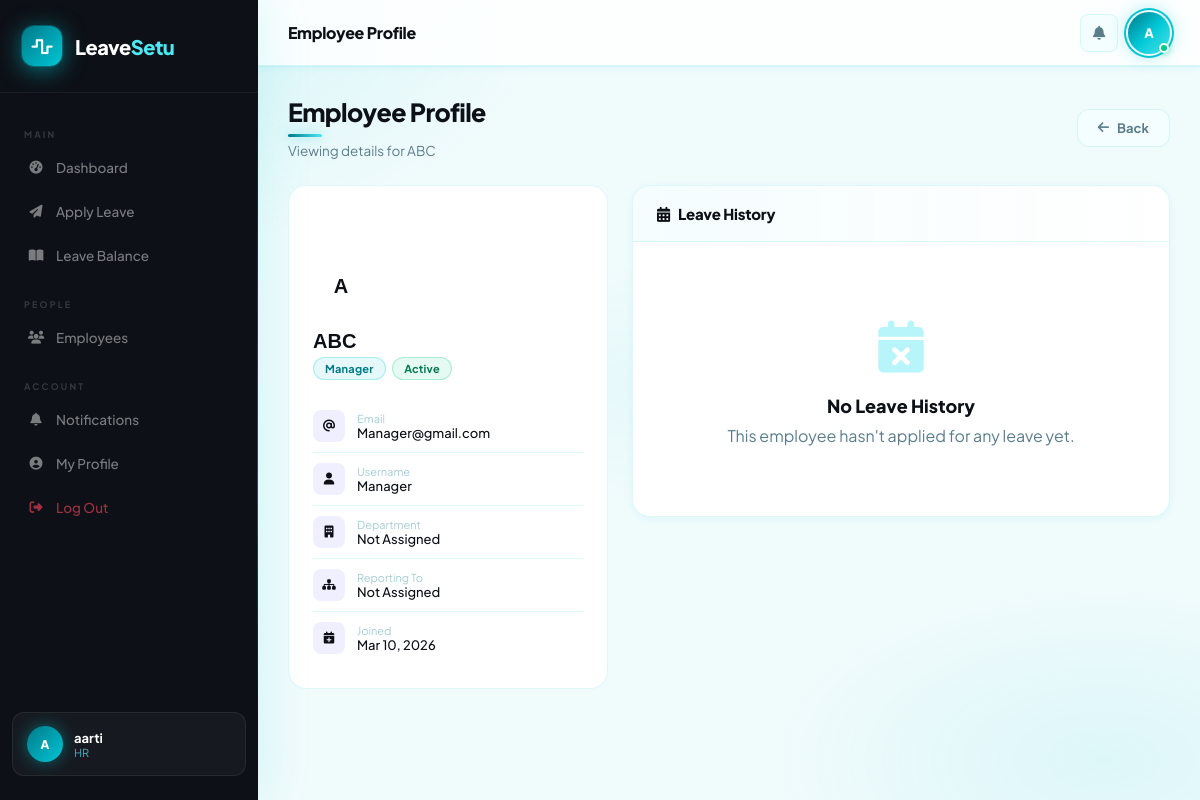
Page /leave/employee/9/ (signed in) on the committed database.
### users/models.py (models this page shows, shortened)
class User(AbstractUser):
    email = models.EmailField(unique=True)
    role = models.ForeignKey(
        Role,
        on_delete=models.SET_NULL,
        null=True,
        blank=True
    )
    department = models.ForeignKey(
        Department,
        on_delete=models.SET_NULL,
        null=True,
        blank=True
    )
    reporting_manager = models.ForeignKey(
        "self",
        on_delete=models.SET_NULL,
        null=True,
        blank=True,
        related_name="team_members"
    )
    phone = models.CharField(max_length=15, blank=True, null=True)
    date_of_joining = models.DateField(null=True, blank=True)
    is_senior = models.BooleanField(default=False)
    USERNAME_FIELD = "email"
    REQUIRED_FIELDS = ["username"]

class Role(models.Model):
    name = models.CharField(max_length=50, unique=True)

### leaves/views.py (the view)
# urls.py: path('employee/<int:pk>/', views.employee_detail, name='employee_detail'),
@login_required
def employee_detail(request, pk):
    employee = get_object_or_404(User, pk=pk)
    return render(request, 'employee_detail.html', {'employee': employee})

### leaves/templates/employee_detail.html (shortened to what this page needs)
{% extends "base.html" %}
{% block page_title %}Employee Profile{% endblock %}
{% block content %}
<div class="page-header animate-in">
  <div class="page-header-top">
    <div>
      <h1 class="page-title">Employee Profile</h1>
      <p class="page-subtitle">Viewing details for {{ employee.get_full_name|default:employee.username }}</p>
    </div>
    <a href="javascript:history.back()" class="btn btn-ghost">
      <i class="fa-solid fa-arrow-left"></i> Back
    </a>
  </div>
</div>
<div class="profile-grid">
  <div class="profile-card animate-in delay-1">
    <div class="profile-banner">
      <div class="profile-avatar-wrap">
        <div class="profile-avatar">
          {{ employee.first_name|first|upper }}{{ employee.last_name|first|upper }}
        </div>
      </div>
    </div>
    <div class="profile-info">
      <div class="profile-name">{{ employee.get_full_name|default:employee.username }}</div>
      <div class="profile-role">
        <span class="badge badge-info">{{ employee.role.name|default:"Employee" }}</span>
        {% if employee.is_active %}
          <span class="badge badge-approved">Active</span>
        {% else %}
          <span class="badge badge-rejected">Inactive</span>
        {% endif %}
      </div>
      <div class="detail-row">
        <div class="detail-icon"><i class="fa-solid fa-at"></i></div>
        <div>
          <div class="detail-label">Email</div>
          <div class="detail-val">{{ employee.email|default:"—" }}</div>
        </div>
      </div>
      <div class="detail-row">
        <div class="detail-icon"><i class="fa-solid fa-user"></i></div>
        <div>
          <div class="detail-label">Username</div>
          <div class="detail-val">{{ employee.username }}</div>
        </div>
      </div>
      <div class="detail-row">
        <div class="detail-icon"><i class="fa-solid fa-building"></i></div>
        <div>
          <div class="detail-label">Department</div>
          <div class="detail-val">{{ employee.department|default:"Not Assigned" }}</div>
        </div>
      </div>
      <div class="detail-row">
        <div class="detail-icon"><i class="fa-solid fa-sitemap"></i></div>
        <div>
          <div class="detail-label">Reporting To</div>
          <div class="detail-val">{{ employee.reporting_manager.get_full_name|default:"Not Assigned" }}</div>
        </div>
      </div>
      <div class="detail-row">
        <div class="detail-icon"><i class="fa-solid fa-calendar-plus"></i></div>
        <div>
          <div class="detail-label">Joined</div>
          <div class="detail-val">{{ employee.date_joined|date:"M d, Y" }}</div>
        </div>
      </div>
    </div>
  </div>
  <div class="animate-in delay-2">
    <div class="table-container">
      <div class="table-header">
        <h2 class="table-title"><i class="fa-solid fa-calendar-days" style="color:var(--accent);margin-right:8px;"></i>Leave History</h2>
      </div>
      {% with leaves=employee.leaverequest_set.all %}
      {% if leaves %}
      <table>
        <thead>
          <tr>
            <th>Type</th>
            <th>Duration</th>
            <th>From</th>
            <th>To</th>
            <th>Reason</th>
            <th>Status</th>
          </tr>
        </thead>
        <tbody>
          {% for leave in leaves %}
          <tr>
            <td><span class="badge badge-info">{{ leave.leave_type }}</span></td>
            <td>{{ leave.duration }}</td>
            <td>{{ leave.start_date }}</td>
            <td>{{ leave.end_date }}</td>
            <td style="max-width:200px;overflow:hidden;text-overflow:ellipsis;white-space:nowrap;">{{ leave.reason|truncatechars:40 }}</td>
            <td>
              {% if leave.status == 'APPROVED' %}
                <span class="badge badge-approved">Approved</span>
              {% elif leave.status == 'REJECTED' %}
                <span class="badge badge-rejected">Rejected</span>
              {% else %}
                <span class="badge badge-pending">Pending</span>
              {% endif %}
            </td>
          </tr>
          {% endfor %}
        </tbody>
      </table>
      {% else %}
      <div class="empty-state">
        <div class="empty-icon"><i class="fa-solid fa-calendar-xmark"></i></div>
        <div class="empty-title">No Leave History</div>
        <p>This employee hasn't applied for any leave yet.</p>
      </div>
      {% endif %}
      {% endwith %}
    </div>
  </div>
</div>
{% endblock %}

### templates/base.html (shortened to what this page needs)
<!DOCTYPE html>
<html lang="en">
<head>
    <link rel="stylesheet" href="https://cdnjs.cloudflare.com/ajax/libs/font-awesome/6.5.0/css/all.min.css">
</head>
<body>
{% if request.user.is_authenticated %}
<aside class="sidebar" id="sidebar">
    <div class="sidebar-logo">
        <div class="logo-mark">
            <i class="fa-solid fa-wave-square"></i>
        </div>
        <span class="logo-text">Leave<span>Setu</span></span>
    </div>
    <nav class="sidebar-nav">
        <div class="nav-section-label">Main</div>
        {% if request.user.role %}
            {% if request.user.role.name == "Admin" %}
            <a href="{% url 'admin_dashboard' %}" class="nav-item {% if request.resolver_match.url_name == 'admin_dashboard' %}active{% endif %}">
                <i class="fa-solid fa-gauge-high nav-icon"></i> Admin Dashboard
            </a>
            {% elif request.user.role.name == "TL" %}
            <a href="{% url 'tl_dashboard' %}" class="nav-item {% if request.resolver_match.url_name == 'tl_dashboard' %}active{% endif %}">
                <i class="fa-solid fa-gauge-high nav-icon"></i> Dashboard
            </a>
            {% elif request.user.role.name == "HR" %}
            <a href="{% url 'hr_dashboard' %}" class="nav-item {% if request.resolver_match.url_name == 'hr_dashboard' %}active{% endif %}">
                <i class="fa-solid fa-gauge-high nav-icon"></i> Dashboard
            </a>
            {% elif request.user.role.name == "Manager" %}
            <a href="{% url 'manager_dashboard' %}" class="nav-item {% if request.resolver_match.url_name == 'manager_dashboard' %}active{% endif %}">
                <i class="fa-solid fa-gauge-high nav-icon"></i> Dashboard
            </a>
            {% else %}
            <a href="{% url 'employee_dashboard' %}" class="nav-item {% if request.resolver_match.url_name == 'employee_dashboard' %}active{% endif %}">
                <i class="fa-solid fa-gauge-high nav-icon"></i> Dashboard
            </a>
            {% endif %}
        {% endif %}
        {% if request.user.role and request.user.role.name in "Employee TL HR Manager" %}
        <a href="{% url 'apply_leave' %}" class="nav-item {% if request.resolver_match.url_name == 'apply_leave' %}active{% endif %}">
            <i class="fa-solid fa-paper-plane nav-icon"></i> Apply Leave
        </a>
        {% endif %}
        {% if request.user.role and request.user.role.name in "Employee TL HR" %}
        <a href="{% url 'employee_dashboard' %}" class="nav-item {% if request.resolver_match.url_name == 'employee_dashboard' %}active{% endif %}">
            <i class="fa-solid fa-book-open nav-icon"></i> Leave Balance
        </a>
        {% endif %}
        {% if request.user.role and request.user.role.name in "HR Manager Admin" %}
        <div class="nav-section-label">People</div>
        <a href="{% url 'hr_employee_list' %}" class="nav-item {% if request.resolver_match.url_name == 'hr_employee_list' %}active{% endif %}">
            <i class="fa-solid fa-users nav-icon"></i> Employees
        </a>
        {% endif %}
        <div class="nav-section-label">Account</div>
        <a href="{% url 'notifications' %}" class="nav-item {% if request.resolver_match.url_name == 'notifications' %}active{% endif %}">
            <i class="fa-solid fa-bell nav-icon"></i> Notifications
        </a>
        <a href="{% url 'dashboard' %}" class="nav-item {% if request.resolver_match.url_name == 'dashboard' %}active{% endif %}">
            <i class="fa-solid fa-circle-user nav-icon"></i> My Profile
        </a>
        <a href="{% url 'logout' %}" class="nav-item" style="color:rgba(240,64,88,0.65);">
            <i class="fa-solid fa-right-from-bracket nav-icon"></i> Log Out
        </a>
    </nav>
    <div class="sidebar-user">
        <div class="user-avatar-sidebar">
            {{ request.user.first_name|first|upper }}{{ request.user.last_name|first|upper }}
        </div>
        <div class="user-info">
            <div class="user-name">{{ request.user.get_full_name|default:request.user.username }}</div>
            <div class="user-role">{% if request.user.role %}{{ request.user.role.name }}{% else %}N/A{% endif %}</div>
        </div>
    </div>
</aside>
{% endif %}
<div class="main-wrapper" {% if not request.user.is_authenticated %}style="margin-left:0;"{% endif %}>
    {% if request.user.is_authenticated %}
    <header class="topbar">
        <h1 class="topbar-title">{% block page_title %}Dashboard{% endblock %}</h1>
        <div class="topbar-actions">
            <a href="{% url 'notifications' %}" class="icon-btn">
                <i class="fa-solid fa-bell"></i>
            </a>
            <div class="profile-dropdown-wrapper" id="profileWrapper">
                <div class="avatar-wrapper" onclick="toggleProfileDropdown()" title="My Profile">
                    <div class="topbar-avatar">
                        {{ request.user.first_name|first|upper }}{{ request.user.last_name|first|upper }}
                    </div>
                </div>
            </div>
        </div>
    </header>
    {% endif %}
    <main class="page-content">
        {% block content %}{% endblock %}
    </main>
</div>
</body>
</html>

### leaves/templates/employee_detail.html (style rules this page uses)
.profile-grid { display: grid; grid-template-columns: 320px 1fr; gap: 24px; align-items: start; }
.profile-card { background: var(--surface); border: 1px solid var(--border); border-radius: var(--radius); overflow: hidden; position: sticky; top: 80px; }
.profile-banner { height: 100px; background: linear-gradient(135deg, var(--accent), var(--accent2)); position: relative; }
.profile-avatar-wrap { position: absolute; bottom: -28px; left: 24px; }
.profile-avatar { width: 56px; height: 56px; border-radius: 50%; background: var(--surface); border: 3px solid var(--surface); display: flex; align-items: center; justify-content: center; font-family: 'Syne', sans-serif; font-size: 20px; font-weight: 800; color: var(--accent); }
.profile-info { padding: 44px 24px 24px; }
.profile-name { font-family: 'Syne', sans-serif; font-size: 20px; font-weight: 800; color: var(--text); margin-bottom: 4px; }
.profile-role { font-size: 13px; color: var(--text-muted); margin-bottom: 20px; }
.detail-row { display: flex; align-items: center; gap: 12px; padding: 10px 0; border-bottom: 1px solid var(--border); font-size: 13px; }
.detail-row:last-child { border-bottom: none; }
.detail-icon { width: 32px; height: 32px; border-radius: 8px; background: rgba(108,99,255,0.1); display: flex; align-items: center; justify-content: center; font-size: 12px; color: var(--accent); flex-shrink: 0; }
.detail-label { font-size: 11px; color: var(--text-faint); }
.detail-val { color: var(--text); font-weight: 500; }

### rows in the picture
User: user.first_name|first "A", user.get_full_name "aarti", user.role.name "HR"
User: get_full_name "ABC", first_name|first "A", role.name "Manager", email "Manager@gmail.com", username "Manager", department "Not Assigned", reporting_manager.get_full_name "Not Assigned", date_joined "Mar 10, 2026"
